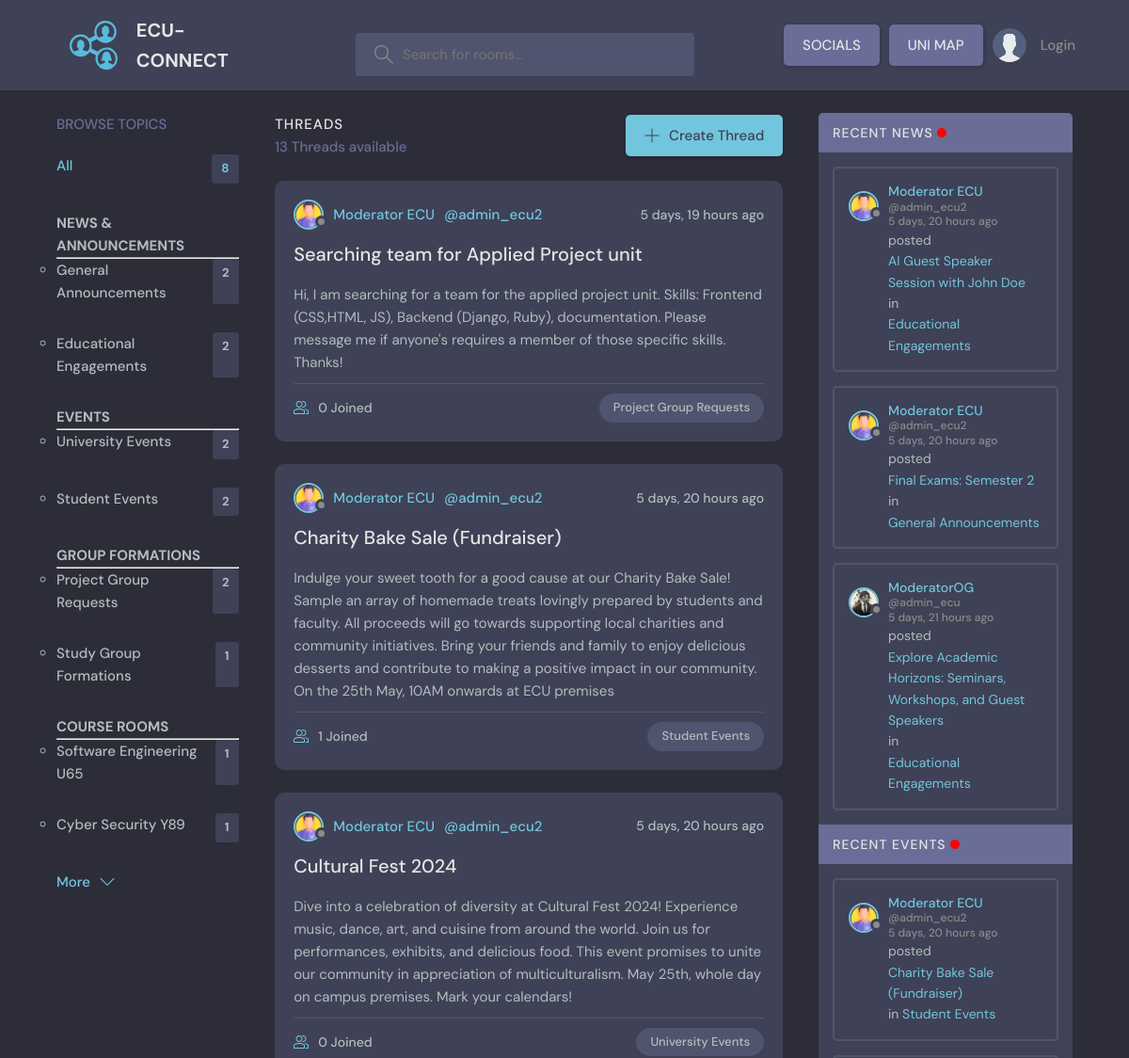
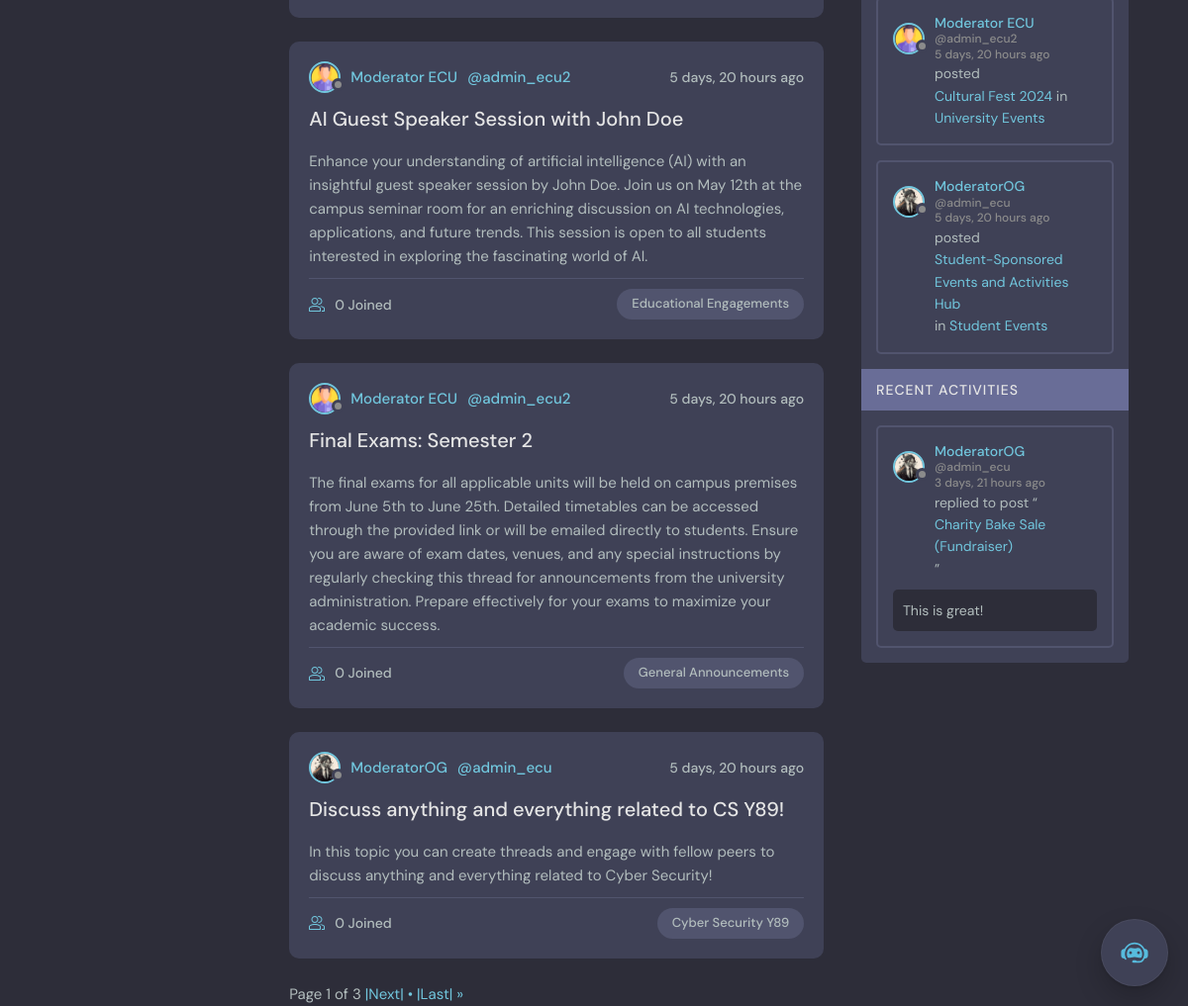
The page / on the database its author committed (2 pictures, top to bottom).
### base/models.py (models this page shows, shortened)
class Topic(models.Model):
    name = models.CharField(max_length=200)

class Thread(models.Model):
    host = models.ForeignKey(User, on_delete = models.SET_NULL, null=True)
    topic = models.ForeignKey(Topic, on_delete = models.SET_NULL, null=True)
    name = models.CharField(max_length=200)
    description = models.TextField(null = True, blank = True)
    participants = models.ManyToManyField(User, related_name='participants', blank=True)
    updated = models.DateTimeField(auto_now= True)
    created = models.DateTimeField(auto_now_add= True)
    pinned = models.BooleanField(default=False)
    class Meta:
       ordering = ['-updated', '-created']
    def __str__(self):
        return self.name

class User(AbstractUser):
    username = models.CharField(max_length=150, unique=True, null=True)
    name = models.CharField(max_length=200, null=True)
    email = models.EmailField(unique=True, null=True)
    bio = models.TextField(null=True)
    avatar = models.ImageField(null=True, default="avatar.svg")
    USERNAME_FIELD = 'email'
    REQUIRED_FIELDS = ['username']
    notifications = models.ManyToManyField(Notification, related_name='notifications', blank=True)

class Comment(models.Model):
    user = models.ForeignKey(User, on_delete=models.CASCADE)
    thread = models.ForeignKey(Thread, on_delete=models.CASCADE)
    body = models.TextField()
    updated = models.DateTimeField(auto_now= True)
    created = models.DateTimeField(auto_now_add= True)
    class Meta:
       ordering = ['-updated', '-created']

### base/views.py (the view)
# urls.py: 2. Add a URL to urlpatterns:  path('', views.home, name='home')
def home(request):
    q = request.GET.get('q') if request.GET.get('q') else ''
    threads = Thread.objects.filter(
        Q(topic__name__icontains=q) |
        Q(name__icontains=q) |
        Q(description__icontains=q)
    )
    topic_priority = Case(
        When(topic__name="General Announcements", then=Value(1)),
        When(topic__name="Educational Engagements", then=Value(2)),
        When(topic__name="University Events", then=Value(3)),
        When(topic__name="Student Events", then=Value(4)),
        When(topic__name="Project Group Requests", then=Value(5)),
        When(topic__name="Study Group Formations", then=Value(6)),
        default=Value(7),
        output_field=IntegerField(),
    )
    thread1_priority = Case(
        When(topic__name="General Announcements", name="Official Announcements and Updates", then=Value(1)),
        When(topic__name="Educational Engagements", name="Explore Academic Horizons: Seminars, Workshops, and Guest Speakers", then=Value(1)),
        When(topic__name="University Events", name="University-Sponsored Events", then=Value(1)),
        When(topic__name="Student Events", name="Student-Sponsored Events and Activities Hub", then=Value(1)),
        When(topic__name="Project Group Requests", name="Project Group Formation and Collaboration", then=Value(1)),
        When(topic__name="Study Group Formations", name="Study Groups", then=Value(1)),
        When(topic__name="Software Engineering U65", name="Discuss anything and everything related to SE U65!", then=Value(1)),
        When(topic__name="Cyber Security Y89", name="Discuss anything and everything related to CS Y89!", then=Value(1)),
        default=Value(2),
        output_field=IntegerField(),
    )
    if q:
        threads = threads.annotate(
            topic_priority=topic_priority,
            thread1_priority=thread1_priority
        ).order_by('topic_priority', 'thread1_priority', '-created')
    else:
        threads = threads.order_by('-created')
    thread_count = threads.count()
    paginator = Paginator(threads, 6)
    page_number = request.GET.get('page')
    try:
        threads = paginator.page(page_number)
    except PageNotAnInteger:
        threads = paginator.page(1)
    except EmptyPage:
        threads = paginator.page(paginator.num_pages)
    topics = Topic.objects.all()
    recent_news_threads = Thread.objects.filter(Q(topic__name='General Announcements') | Q(topic__name='Educational Engagements'))[:3]
    recent_events_threads = Thread.objects.filter(Q(topic__name='University Events') | Q(topic__name='Student Events'))[:3]
    thread_comments = Comment.objects.filter(Q(thread__topic__name__icontains=q))[0:3]
    context = {
        'threads': threads,
        'topics': topics,
        'thread_comments': thread_comments,
        'thread_count': thread_count,
        'q': q,
        'recent_news_threads': recent_news_threads,
        'recent_events_threads': recent_events_threads,
    }
    return render(request, 'base/home.html', context)

### base/templates/base/home.html (shortened to what this page needs)
{% extends 'main.html' %}
{% block content %}
    <main class="layout layout--3">
      <div class="container">
        {% include 'base/topics_component.html' %}
        <div class="roomList">
          <div class="roomList__header">
            <div>
              <h2>THREADS</h2>
              <p>{{thread_count}} Threads available</p>
            </div>
            <a class="btn btn--main" href="{% url 'create_thread' %}">
              <svg version="1.1" xmlns="http://www.w3.org/2000/svg" width="32" height="32" viewBox="0 0 32 32">
                <title>add</title>
                <path
                  d="M16.943 0.943h-1.885v14.115h-14.115v1.885h14.115v14.115h1.885v-14.115h14.115v-1.885h-14.115v-14.115z"
                ></path>
              </svg>
              Create Thread
            </a>
          </div>
          {% include 'base/feed_component.html' %}
        </div>
        {% include 'base/activity_component.html' %}
      </div>
    </main>
{% endblock content %}

### base/templates/base/topics_component.html
        <div class="topics">
            <div class="topics__header">
              <h2>Browse Topics</h2>
            </div>
            <ul class="topics__list">
                <li>
                    <a href="{% url 'home' %}" class="active">All <span>{{topics.count}}</span></a>
                </li>
              <li>
                <h4>NEWS & ANNOUNCEMENTS</h4>
                <hr>
                <ul>
                  {% for topic in topics %}
                    {% if topic.name == "General Announcements" or topic.name == "Educational Engagements"  %}
                      <li><strong><a href="{% url 'home' %}?q={{topic.name}}">{{topic.name}}<span>{{topic.thread_set.all.count}}</span></a></strong></li>
                    {% endif %}
                  {% endfor %}
                </ul>
              </li>
              <li>
                <h4>EVENTS</h4>
                <hr>
                <ul>
                  {% for topic in topics %}
                  {% if topic.name == "University Events" or topic.name == "Student Events"  %}
                      <li><strong><a href="{% url 'home' %}?q={{topic.name}}">{{topic.name}}<span>{{topic.thread_set.all.count}}</span></a></strong></li>
                    {% endif %}
                  {% endfor %}
                </ul>
              </li>
              <li>
                <h4>GROUP FORMATIONS</h4>
                <hr>
                <ul>
                  {% for topic in topics %}
                  {% if topic.name == "Project Group Requests" or topic.name == "Study Group Formations"  %}
                      <li> <a href="{% url 'home' %}?q={{topic.name}}">{{topic.name}}<span>{{topic.thread_set.all.count}}</span></a></li>
                    {% endif %}
                  {% endfor %}
                </ul>
              </li>
              <li>
                <h4>COURSE ROOMS</h4>
                <hr>
                <ul>
                  {% for topic in topics %}
                  {% if topic.name == "Software Engineering U65" or topic.name == "Cyber Security Y89"  %}
                      <li><strong><a href="{% url 'home' %}?q={{topic.name}}">{{topic.name}}<span>{{topic.thread_set.all.count}}</span></a></strong></li>
                    {% endif %}
                  {% endfor %}
                </ul>
              </li>
            </ul>
            <a class="btn btn--link" href="topics.html">
              More
              <svg version="1.1" xmlns="http://www.w3.org/2000/svg" width="32" height="32" viewBox="0 0 32 32">
                <title>chevron-down</title>
                <path d="M16 21l-13-13h-3l16 16 16-16h-3l-13 13z"></path>
              </svg>
            </a>
          </div>

### base/templates/base/feed_component.html (shortened to what this page needs)
{% for thread in threads %}
<div class="roomListRoom">
    <div class="roomListRoom__header">
        <a href="{% url 'user_profile' thread.host.id %}" class="roomListRoom__author">
        <div class="avatar avatar--small">
            <img src="{{thread.host.avatar.url}}" />
        </div>
        <span>{{thread.host.name}}</span>
        <span>@{{thread.host.username}}</span>
        </a>
        <div class="roomListRoom__actions">
        <span>{{thread.created|timesince}} ago</span>
        </div>
    </div>
    <div class="roomListRoom__content">
        <a href="{% url 'thread' thread.id %}">{{thread.name}}</a>
        <p>
            {{ thread.description }}
        </p>
    </div>
    <div class="roomListRoom__meta">
        <a href="{% url 'thread' thread.id %}" class="roomListRoom__joined">
        {{thread.participants.all.count}} Joined
        </a>
        <p class="roomListRoom__topic">{{thread.topic.name}}</p>
    </div>
</div>
{% endfor %}
<div class="pagination">
    <span class="step-links">
        <span class="current">
            Page {{ threads.number }} of {{ threads.paginator.num_pages }}
        </span>
        {% if threads.has_next %}
            <a href="?page={{ threads.next_page_number }}{% if q %}&q={{ q }}{% endif %}"> |Next| • </a>
            <a href="?page={{ threads.paginator.num_pages }}{% if q %}&q={{ q }}{% endif %}"> |Last| &raquo;</a>
        {% endif %}
    </span>
</div>

### base/templates/base/activity_component.html (shortened to what this page needs)
<div class="activities">
  <div class="activities__header">
    <h2>RECENT NEWS <div class="flashing-light"></div></h2>
  </div>
  {% for thread in recent_news_threads %}
  <div class="activities__box">
    <div class="activities__boxHeader roomListRoom__header">
      <a href="{% url 'user_profile' thread.host.id %}" class="roomListRoom__author">
        <div class="avatar avatar--small">
          <img src="{{thread.host.avatar.url}}" />
        </div>
        <p>
          {{thread.host.name}}
          <span>@{{thread.host.username}}</span>
          <span>{{thread.created|timesince}} ago</span>
        </p>
      </a>
    </div>
    <div class="activities__boxContent">
      <p>posted <a href="{% url 'thread' thread.id %}">{{ thread.name }}</a> in <a href="{% url 'home' %}?q={{thread.topic.name}}">{{ thread.topic.name }} </a> </p>
    </div>
  </div>
  {% endfor %}
    <div class="activities__header">
      <h2>RECENT EVENTS <div class="flashing-light"></div></h2>
    </div>
    {% for thread in recent_events_threads %}
  <div class="activities__box">
    <div class="activities__boxHeader roomListRoom__header">
      <a href="{% url 'user_profile' thread.host.id %}" class="roomListRoom__author">
        <div class="avatar avatar--small">
          <img src="{{thread.host.avatar.url}}" />
        </div>
        <p>
          {{thread.host.name}}
          <span>@{{thread.host.username}}</span>
          <span>{{thread.created|timesince}} ago</span>
        </p>
      </a>
    </div>
    <div class="activities__boxContent">
      <p>posted <a href="{% url 'thread' thread.id %}">{{ thread.name }}</a> in <a href="{% url 'home' %}?q={{thread.topic.name}}">{{ thread.topic.name }} </a> </p>
    </div>
  </div>
  {% endfor %}
    <div class="activities__header">
      <h2>Recent Activities</h2>
    </div>
    {% for comment in thread_comments %}
    <div class="activities__box">
      <div class="activities__boxHeader roomListRoom__header">
        <a href="{% url 'user_profile' comment.user.id %}" class="roomListRoom__author">
          <div class="avatar avatar--small">
            <img src="{{comment.user.avatar.url}}" />
          </div>
          <p>
            {{comment.user.name}}
            <span>@{{comment.user.username}}</span>
            <span>{{comment.created|timesince}} ago</span>
          </p>
        </a>
      </div>
      <div class="activities__boxContent">
        <p>replied to post “<a href="{% url 'thread' comment.thread.id %}">{{comment.thread}}</a>”</p>
        <div class="activities__boxRoomContent">
            <p>{{comment.body}}</p>
        </div>
      </div>
    </div>
    {% endfor %}
  </div>

### rows shown on the page
Topic: name "General Announcements", thread_set.all.count "2"
Topic: name "Educational Engagements", thread_set.all.count "2"
Topic: name "University Events", thread_set.all.count "2"
Topic: name "Student Events", thread_set.all.count "2"
Topic: name "Project Group Requests", thread_set.all.count "2"
Topic: name "Study Group Formations", thread_set.all.count "1"
Topic: name "Software Engineering U65", thread_set.all.count "1"
Topic: name "Cyber Security Y89", thread_set.all.count "1"
Thread: host.avatar (picture), host.name "Moderator ECU", host.username "admin_ecu2", created "5 days, 19 hours", name "Searching team for Applied Project unit", description "Hi, I am searching for a team for the applied project unit. Skills: Frontend (CSS,HTML, JS), Backend (Django, Ruby), documentation. Please message me if anyone's requires a member of those specific skills. Thanks!", participants.all.count "0", topic.name "Project Group Requests"
Thread: host.avatar (picture), host.name "Moderator ECU", host.username "admin_ecu2", created "5 days, 20 hours", name "Charity Bake Sale (Fundraiser)", description "Indulge your sweet tooth for a good cause at our Charity Bake Sale! Sample an array of homemade treats lovingly prepared by students and faculty. All proceeds will go towards supporting local charities and community initiatives. Bring your friends and family to enjoy delicious desserts and contribute to making a positive impact in our community. On the 25th May, 10AM onwards at ECU premises", participants.all.count "1", topic.name "Student Events"
Thread: host.avatar (picture), host.name "Moderator ECU", host.username "admin_ecu2", created "5 days, 20 hours", name "Cultural Fest 2024", description "Dive into a celebration of diversity at Cultural Fest 2024! Experience music, dance, art, and cuisine from around the world. Join us for performances, exhibits, and delicious food. This event promises to unite our community in appreciation of multiculturalism. May 25th, whole day on campus premises. Mark your calendars!", participants.all.count "0", topic.name "University Events"
Thread: host.avatar (picture), host.name "Moderator ECU", host.username "admin_ecu2", created "5 days, 20 hours", name "AI Guest Speaker Session with John Doe", description "Enhance your understanding of artificial intelligence (AI) with an insightful guest speaker session by John Doe. Join us on May 12th at the campus seminar room for an enriching discussion on AI technologies, applications, and future trends. This session is open to all students interested in exploring the fascinating world of AI.", participants.all.count "0", topic.name "Educational Engagements"
Thread: host.avatar (picture), host.name "Moderator ECU", host.username "admin_ecu2", created "5 days, 20 hours", name "Final Exams: Semester 2", description "The final exams for all applicable units will be held on campus premises from June 5th to June 25th. Detailed timetables can be accessed through the provided link or will be emailed directly to students. Ensure you are aware of exam dates, venues, and any special instructions by regularly checking this thread for announcements from the university administration. Prepare effectively for your exams to maximize your academic success.", participants.all.count "0", topic.name "General Announcements"
Thread: host.avatar (picture), host.name "ModeratorOG", host.username "admin_ecu", created "5 days, 20 hours", name "Discuss anything and everything related to CS Y89!", description "In this topic you can create threads and engage with fellow peers to discuss anything and everything related to Cyber Security!", participants.all.count "0", topic.name "Cyber Security Y89"
Thread: host.avatar (picture), host.name "ModeratorOG", host.username "admin_ecu", created "5 days, 21 hours", name "Explore Academic Horizons: Seminars, Workshops, and Guest Speakers", topic.name "Educational Engagements"
Thread: host.avatar (picture), host.name "ModeratorOG", host.username "admin_ecu", created "5 days, 20 hours", name "Student-Sponsored Events and Activities Hub", topic.name "Student Events"
Comment: user.avatar (picture), user.name "ModeratorOG", user.username "admin_ecu", created "3 days, 21 hours", thread "Charity Bake Sale (Fundraiser)", body "This is great!"

### other values the page prints
{{ topics.count }} "8"
{{ thread_count }} "13"
{{ threads.number }} "1"
{{ threads.paginator.num_pages }} "3"
